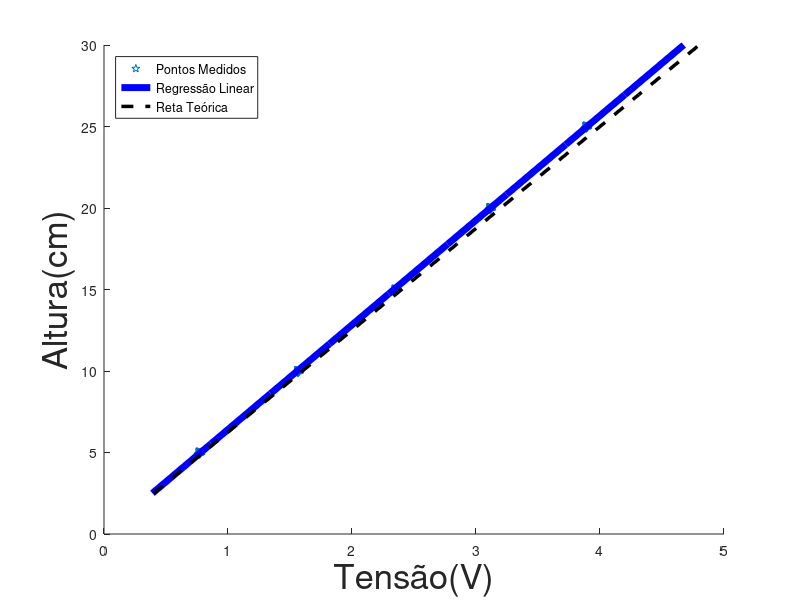

Recreate this plot in MATLAB. (Note: this script raises an error after producing the figure.)
% Definição dos Vetores com os dados de cada experimento(1, 2, ... 5);
v_1 = [ 0.78 1.58 2.36 3.12 3.87 ];
v_2 = [ 0.76 1.55 2.34 3.11 3.91 ];

% Matriz contendo cada um dos vetores dos experimentos como colunas
V = [v_1; v_2];

% Vetor de alturas padronizadas em cm
h = [5; 10; 15; 20; 25];   

% Média ao longo das colunas para obter um vetor linha final
v = mean(V, 1);

% Matriz de Vondermorde para execução da pseudo-inversa
% V_v = [ones(1, length(v))', v' ];

% Coeficientes Ótimos da Reta
% a = pinv(V_v) * h; 

% Regressão Linear do Matlab
p = polyfit(v, h, 1);
disp(p);
% disp(a);


% Vetores para Plot
h_lin = linspace(2.5, 30, 10);
% V_lin =(1/a(2)) *( -a(1) + h_lin);
V_lin = (1/p(1)) *( -p(2) + h_lin);
V_real = h_lin/6.25 - 0;


fontesize = 25;

% Plot dos gráficos
figure()
scatter(v, h, 'pm', 'LineWidth', 5); hold on;
plot(V_lin, h_lin, 'b', 'LineWidth', 5); hold on;
plot(V_real, h_lin, '--k', 'LineWidth', 2.5);
% legend('Pontos Medidos','Regressão Linear', 'Reta Teórica', 'Location', 'NorthWest');
legend('Pontos Medidos','Regressão Linear', 'Reta Teórica', 'Location', 'NorthWest');
xlabel('Tensão(V)', 'FontSize', fontesize);
ylabel('Altura(cm)','FontSize' , fontesize);
ax = gca;
ax.FontSize = fontesize;
grid on
